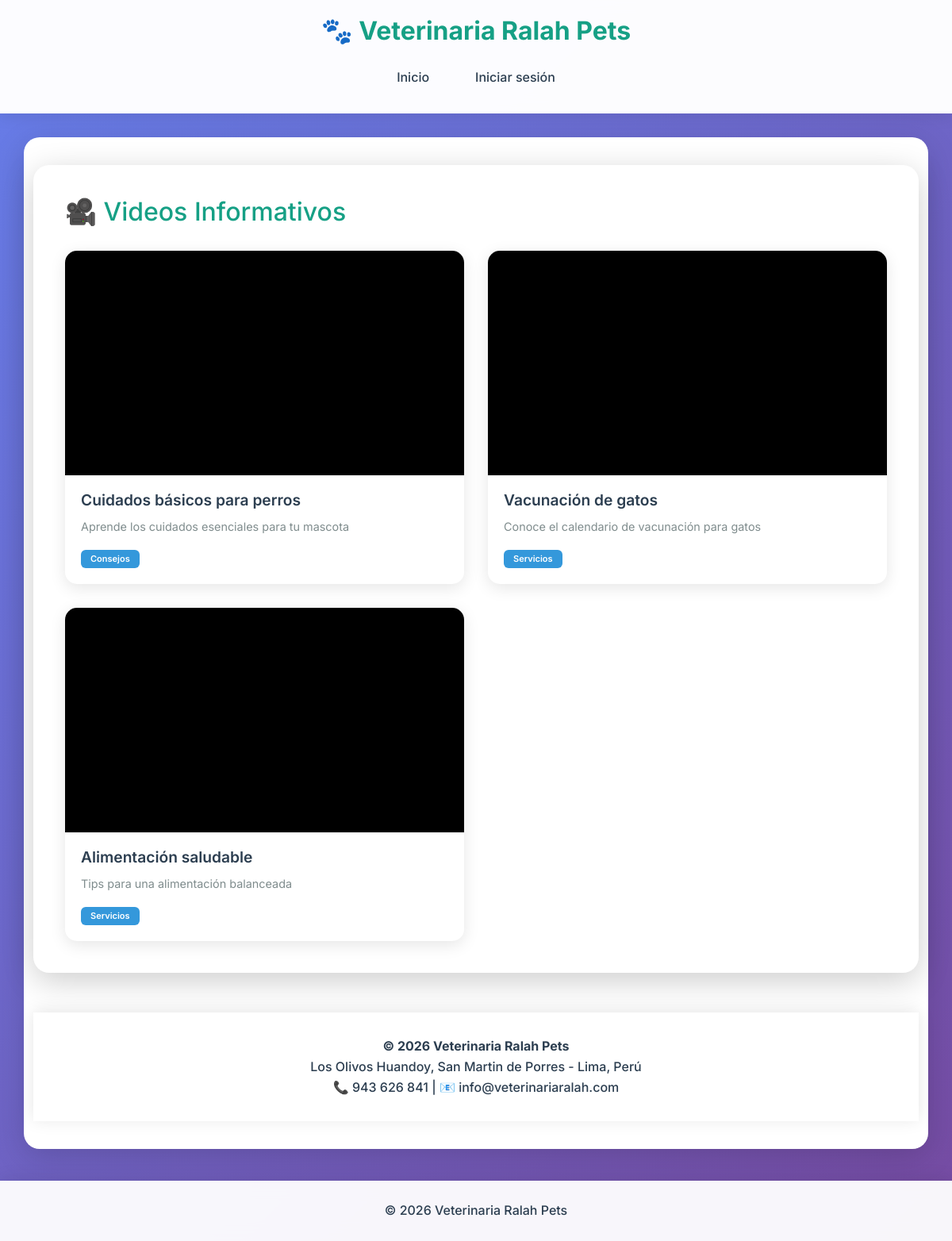
/index.php?entidad=video&accion=verPublico, run on the app's committed database.
### tables this page shows
CREATE TABLE `videos` (
  `id` int(11) NOT NULL,
  `titulo` varchar(150) NOT NULL,
  `descripcion` text DEFAULT NULL,
  `url_video` varchar(255) NOT NULL,
  `categoria` varchar(50) NOT NULL,
  `activo` tinyint(1) DEFAULT 1,
  `fecha_registro` timestamp NOT NULL DEFAULT current_timestamp()
);

### Modelo/Usuario.php (called while the page is built, shortened)
<?php
class Usuario {
    public static function estaLogueado() {
        return isset($_SESSION['usuario_logged_in']) && $_SESSION['usuario_logged_in'] === true;
    }
}
?>

### Controlador/ControladorVideo.php (called while the page is built, shortened)
<?php
require_once 'Modelo/Video.php';
require_once 'Modelo/Usuario.php';
class ControladorVideo {
    public function verPublico() {
        $datos = Video::obtenerTodos();
        require("Vista/videos/ver_publico.php");
    }
}
?>

### Modelo/Video.php (called while the page is built, shortened)
<?php
class Video {
    public static function obtenerTodos() {
        $conn = conexion::conectar();
        $sql = "SELECT * FROM videos ORDER BY fecha_registro DESC";
        $resultado = $conn->query($sql);
        $videos = [];
        while ($fila = $resultado->fetch_assoc()) {
            $videos[] = $fila;
        }
        return $videos;
    }
}
?>

### Vista/videos/ver_publico.php (the view, shortened to what this page needs)
<!DOCTYPE html>
<html lang="es">
<head>
    <link rel="stylesheet" href="assets/css/styles.css">
</head>
<body>
    <div class="main-container">
        <h2 style="color: var(--primary); margin-bottom: 30px;">🎥 Videos Informativos</h2>
        <?php if (empty($datos)): ?>
            <div style="text-align: center; padding: 60px 20px; background: linear-gradient(135deg, rgba(22, 160, 133, 0.05) 0%, rgba(14, 118, 100, 0.05) 100%); border-radius: 15px;">
                <div style="font-size: 5em; margin-bottom: 20px;">🎥</div>
                <h3 style="color: var(--primary); margin-bottom: 15px;">No hay videos disponibles</h3>
                <p style="color: var(--gray); font-size: 1.1em;">Pronto agregaremos contenido nuevo para ti</p>
            </div>
        <?php else: ?>
            <div class="videos-grid">
                <?php foreach ($datos as $video): ?>
                    <?php if ($video['activo']): ?>
                        <div class="video-card">
                            <div class="video-container">
                                <iframe
                                    src="<?= htmlspecialchars($video['url_video']) ?>"
                                    frameborder="0"
                                    allow="accelerometer; autoplay; clipboard-write; encrypted-media; gyroscope; picture-in-picture"
                                    allowfullscreen>
                                </iframe>
                            </div>
                            <div class="video-info">
                                <h3><?= htmlspecialchars($video['titulo']) ?></h3>
                                <p><?= htmlspecialchars($video['descripcion']) ?></p>
                                <span class="badge badge-primary"><?= htmlspecialchars($video['categoria']) ?></span>
                            </div>
                        </div>
                    <?php endif; ?>
                <?php endforeach; ?>
            </div>
        <?php endif; ?>
    </div>
    <footer class="main-footer">
        <div class="footer-content">
            <p><strong>© <?= date('Y') ?> Veterinaria Ralah Pets</strong></p>
            <p>Los Olivos Huandoy, San Martin de Porres - Lima, Perú</p>
            <p>📞 943 626 841 | 📧 info@veterinariaralah.com</p>
        </div>
    </footer>
</body>
</html>

### index.php (shortened to what this page needs)
<?php
require_once 'Modelo/Usuario.php';
$entidad = $_GET['entidad'] ?? 'home';
$accion = $_GET['accion'] ?? 'ver';
?>
<!DOCTYPE html>
<html lang="es">
<head>
  <link href="https://cdn.jsdelivr.net/npm/bootstrap@5.3.0/dist/css/bootstrap.min.css" rel="stylesheet">
</head>
<body>
    <header>
        <h2>🐾 Veterinaria Ralah Pets</h2>
        <nav>
            <a href="index.php?entidad=home&accion=ver">Inicio</a>
            <?php if (Usuario::estaLogueado()): ?>
                <?php if (Usuario::esAdministrador()): ?>
                    <a href="index.php?entidad=admin&accion=dashboard">Dashboard Admin</a>
                    <a href="index.php?entidad=dueno&accion=listar">Dueños</a>
                    <a href="index.php?entidad=mascota&accion=listar">Mascotas</a>
                    <a href="index.php?entidad=cita&accion=listar">Citas</a>
                    <a href="index.php?entidad=veterinario&accion=listar">Veterinarios</a>
                    <a href="index.php?entidad=reporte&accion=ver">Reportes</a>
                    <a href="index.php?entidad=video&accion=listar">Videos</a>
                    <a href="index.php?entidad=reclamacion&accion=listar">Reclamaciones</a>
                    <a href="index.php?entidad=sugerencia&accion=listar">Sugerencias</a>
                <?php else: ?>
                    <a href="index.php?entidad=usuario&accion=dashboard">Mi cuenta</a>
                    <a href="index.php?entidad=video&accion=verPublico">Videos</a>
                    <a href="index.php?entidad=reclamacion&accion=mostrarFormulario">📝 Libro Reclamaciones</a>
                    <a href="index.php?entidad=sugerencia&accion=mostrarFormulario">💡 Sugerencias</a>
                    <a href="index.php?entidad=ubicacion&accion=ver">📍 Ubicación</a>
                <?php endif; ?>
                <a href="index.php?entidad=auth&accion=logout">Cerrar sesión</a>
            <?php else: ?>
                <a href="index.php?entidad=auth&accion=mostrarLogin">Iniciar sesión</a>
            <?php endif; ?>
        </nav>
    </header>
<main class="container">
<?php
$entidadCapitalizada = ucfirst(strtolower($entidad));
$archivo = "Controlador/Controlador{$entidadCapitalizada}.php";
if (file_exists($archivo)) {
    $clase = "Controlador{$entidadCapitalizada}";
    if (class_exists($clase)) {
        $controlador = new $clase();
        if (method_exists($controlador, $accion)) {
            $controlador->$accion();
        } else {
            echo "<div class='alert alert-warning'>Acción <strong>$accion</strong> no encontrada.</div>";
        }
    } else {
        echo "<div class='alert alert-danger'>Clase $clase no encontrada.</div>";
    }
} else {
    echo "<div class='alert alert-danger'>Controlador $archivo no existe.</div>";
}
?>
</main>
<footer>
    <p>© <?= date('Y') ?> Veterinaria Ralah Pets</p>
</footer>
</body>
</html>

### assets/css/styles.css (style rules this page uses)
:root { --primary: #16a085; --primary-dark: #0e7664; --secondary: #3498db; --accent: #f39c12; --danger: #e74c3c; --success: #27ae60; --warning: #f39c12; --dark: #2c3e50; --light: #ecf0f1; --white: #ffffff; --gray: #95a5a6; --shadow-sm: 0 2px 4px rgba(0,0,0,0.1); --shadow-md: 0 4px 15px rgba(0,0,0,0.15); --shadow-lg: 0 10px 40px rgba(0,0,0,0.2); --transition: all 0.3s ease; }
* { margin: 0; padding: 0; box-sizing: border-box; }
body { font-family: 'Inter', sans-serif; background: linear-gradient(135deg, #667eea 0%, #764ba2 100%); min-height: 100vh; color: var(--dark); line-height: 1.6; }
.main-container { max-width: 1200px; margin: 0 auto 50px; background: var(--white); padding: 40px; border-radius: 20px; box-shadow: var(--shadow-lg); animation: fadeIn 0.6s ease; }
.badge { display: inline-block; padding: 6px 12px; border-radius: 6px; font-size: 0.85em; font-weight: 600; }
.badge-primary { background: var(--primary); color: var(--white); }
.main-footer { background: rgba(255, 255, 255, 0.98); backdrop-filter: blur(10px); color: var(--dark); text-align: center; padding: 30px 20px; margin-top: 50px; box-shadow: 0 -2px 20px rgba(0,0,0,0.1); }
.footer-content { max-width: 1200px; margin: 0 auto; }

### index.php (style rules this page uses)
* { margin: 0; padding: 0; box-sizing: border-box; }
:root { --primary: #16a085; --primary-dark: #0e7664; --secondary: #3498db; --accent: #f39c12; --dark: #2c3e50; --white: #ffffff; }
body { font-family: 'Inter', sans-serif; background: linear-gradient(135deg, #667eea 0%, #764ba2 100%); min-height: 100vh; color: var(--dark); }
header { background: rgba(255, 255, 255, 0.98); backdrop-filter: blur(10px); box-shadow: 0 2px 20px rgba(0,0,0,0.1); padding: 20px 0; margin-bottom: 30px; position: sticky; top: 0; z-index: 1000; }
header h2 { color: var(--primary); text-align: center; margin-bottom: 15px; font-weight: 700; font-size: 2em; }
nav { display: flex; justify-content: center; flex-wrap: wrap; gap: 10px; }
nav a { color: var(--dark); text-decoration: none; padding: 12px 24px; font-weight: 500; border-radius: 8px; transition: all 0.3s ease; position: relative; }
nav a::after { content: ''; position: absolute; bottom: 5px; left: 50%; transform: translateX(-50%); width: 0; height: 2px; background: var(--primary); transition: width 0.3s ease; }
main { max-width: 1200px; margin: 0 auto; background-color: var(--white); padding: 35px; border-radius: 20px; box-shadow: 0 10px 40px rgba(0,0,0,0.15); animation: fadeIn 0.6s ease; }
footer { background: rgba(255, 255, 255, 0.95); backdrop-filter: blur(10px); color: var(--dark); text-align: center; padding: 25px 20px; margin-top: 40px; box-shadow: 0 -2px 20px rgba(0,0,0,0.1); }
footer p { font-weight: 500; margin: 0; }

### Vista/videos/ver_publico.php (style rules this page uses)
.videos-grid { display: grid; grid-template-columns: repeat(auto-fill, minmax(350px, 1fr)); gap: 30px; margin-top: 30px; }
.video-card { background: white; border-radius: 15px; overflow: hidden; box-shadow: 0 5px 20px rgba(0,0,0,0.1); transition: transform 0.3s ease; }
.video-container { position: relative; width: 100%; padding-bottom: 56.25%; background: #000; }
.video-container iframe { position: absolute; top: 0; left: 0; width: 100%; height: 100%; }
.video-info { padding: 20px; }
.video-info h3 { color: #2c3e50; font-size: 1.2em; font-weight: 600; margin-bottom: 10px; }
.video-info p { color: #7f8c8d; font-size: 0.9em; margin-bottom: 15px; }
.badge { padding: 6px 12px; border-radius: 6px; font-size: 11px; font-weight: 600; display: inline-block; }
.badge-primary { background: #3498db; color: white; }

### data on the page
videos: titulo "Cuidados básicos para perros", descripcion "Aprende los cuidados esenciales para tu mascota", categoria "Consejos"
videos: titulo "Vacunación de gatos", descripcion "Conoce el calendario de vacunación para gatos", categoria "Servicios"
videos: titulo "Alimentación saludable", descripcion "Tips para una alimentación balanceada", categoria "Servicios"
